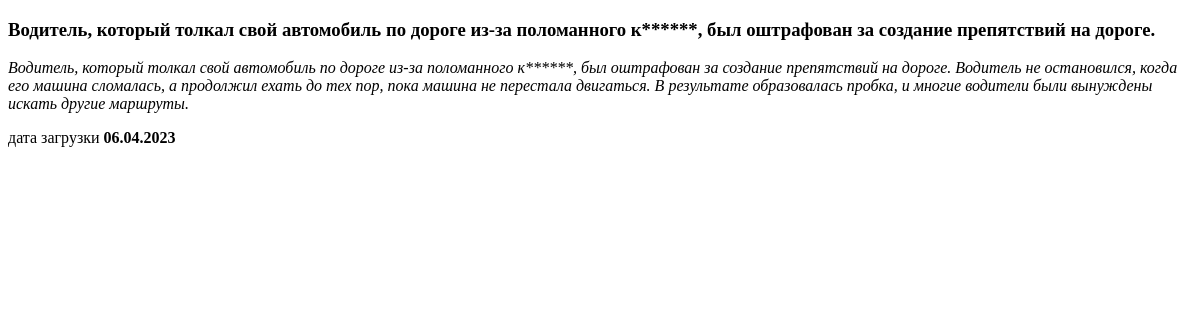
Page /news/7 on the earlier database version.
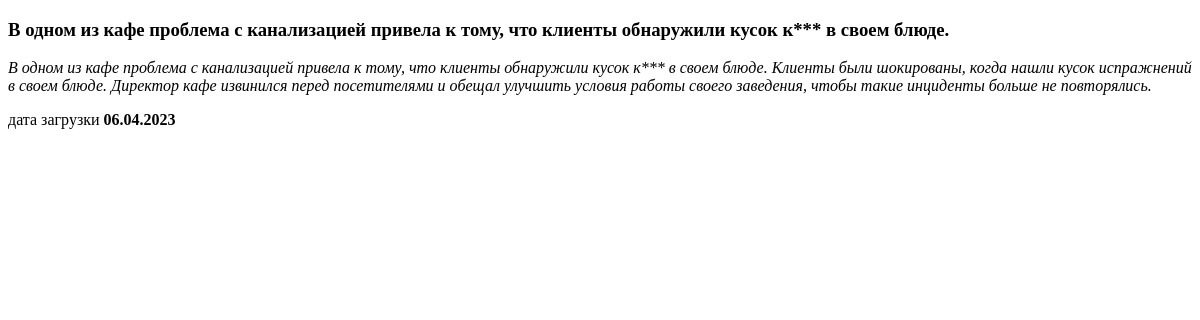
Same page on the later database version.
### news/models.py (models this page shows, shortened)
class New(models.Model):
    title = models.CharField(max_length=64)
    text = models.TextField()
    data_pub = models.DateTimeField(auto_now_add=True)
    slug = models.SlugField(max_length=128, unique=True)

### news/views.py (the view)
# urls.py: path('<int:pk>', detail, name='detail'),
def detail(request, pk):
    new = New.objects.get(pk=pk)
    return render(request, 'detail.html', context={'new': new})

### news/templatetags/filters.py (called while the page is built)
@register.filter(name='censor')
def censor(text):
    for word in BAD_WORDS:
        pattern = re.compile(r'\b{}\b'.format(word), re.IGNORECASE)
        censored_word = word[0] + '*'*(len(word)-1)
        text = re.sub(pattern, censored_word, text)
    return mark_safe(text)

### news/templates/news/detail.html
{% extends 'default.html' %}
{% block title %}
{% load filters %}
<h3>{{ new.title|censor }}</h3>
<p><i>{{ new.text|censor }} </i></p>
<p>дата загрузки <b>{{ new.data_pub|date:"d.m.Y" }}</b></p>
{% endblock %}

Differences in the rows shown:
changed New: title|censor "Водитель, который толкал свой автомобиль по дороге из-за поломанного к******, был оштрафован за создание препятствий на дороге." → "В одном из кафе проблема с канализацией привела к тому, что клиенты обнаружили кусок к*** в своем блюде."; text|censor "Водитель, который толкал свой автомобиль по дороге из-за поломанного к******, был оштрафован за создание препятствий на дороге. Водитель не остановился, когда его машина сломалась, а продолжил ехать до тех пор, пока машина не перестала двигаться. В результате образовалась пробка, и многие водители были вынуждены искать другие маршруты." → "В одном из кафе проблема с канализацией привела к тому, что клиенты обнаружили кусок к*** в своем блюде. Клиенты были шокированы, когда нашли кусок испражнений в своем блюде. Директор кафе извинился перед посетителями и обещал улучшить условия работы своего заведения, чтобы такие инциденты больше не повторялись."
